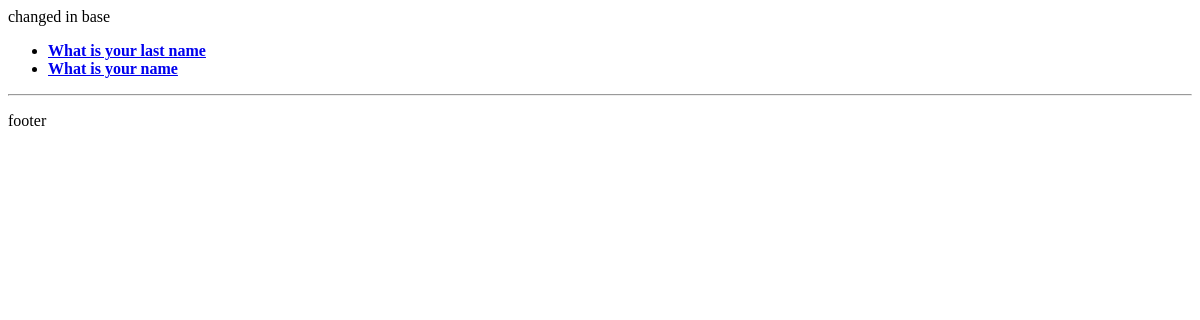
The app's page /polls, older data.
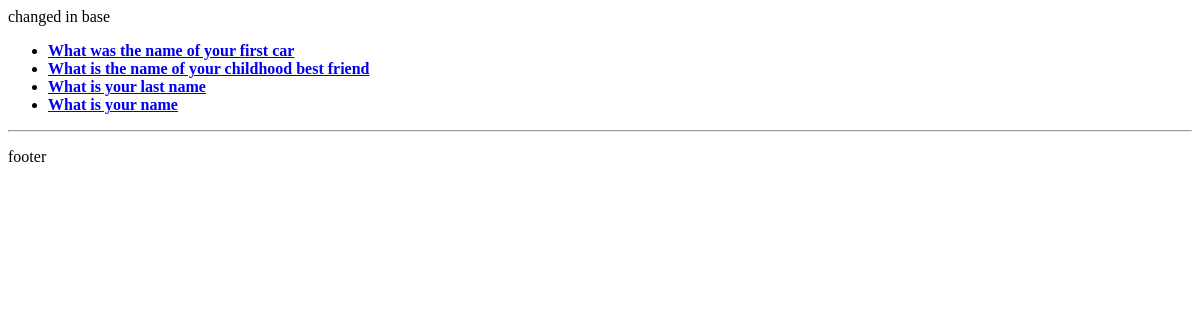
The same page, newer data.
### polls/models.py (models this page shows, shortened)
class Question(models.Model):
    question_text = models.CharField(max_length=200)
    pub_date = models.DateTimeField('date published')

### polls/views.py (the view)
def index(request):
    latest_questions = Question.objects.order_by('-pub_date')[:5]
    context = {
        'latest_questions': latest_questions
    }
    return render(request, 'polls/index.html', context)

### polls/Templates/polls/index.html
{% extends 'polls/base.html' %}
{% block main_context %}
{% if latest_questions %}
     <ul>
        {% for question in latest_questions %}
         <li>
         <a href = '/polls/{{question.id}}'><b>{{question.question_text}} </b></a>
         </li>
        {% endfor %}
     </ul>
{% else %}
    <p> you don't have any questions. Please add some</p>
{% endif %}
{% endblock %}

### polls/Templates/polls/base.html (shortened to what this page needs)
<!DOCTYPE html>
<html lang="en">
<head>
</head>
<body>
changed in base
{% block main_context %}
{% endblock %}
</body>
{% include 'polls/footer.html' %}
</html>

### polls/Templates/polls/footer.html
<hr>
<p> footer </p>

Row changes from the older to the newer data that the page shows:
added Question: question_text "What was the name of your first car"
added Question: question_text "What is the name of your childhood best friend"
